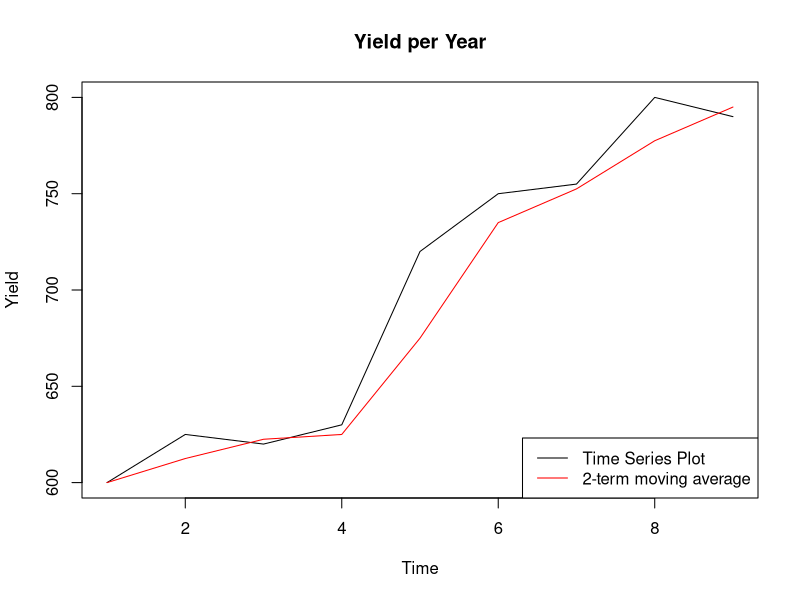

This figure's R source:
data <- c(600, 625, 620, 630, 720, 750, 755, 800, 790)

MA <- function(v, n) {
  N = length(v)
  result = rep(0, N)  
  for (i in 1:N) {
    if (i < n) {
      result[i] = mean(v[1:i]) 
    } else {
      result[i] = mean(v[(i - n + 1):i])  
    }
  }
  return(result)
}

A2 <- MA(data, 2)

# Create a plot
plot(data, type="l", col="black", xlab="Time", ylab="Yield", main="Yield per Year")
lines(A2, col="red")
legend("bottomright", legend=c("Time Series Plot", "2-term moving average"), col=c("black", "red"), lty=1, cex=1)